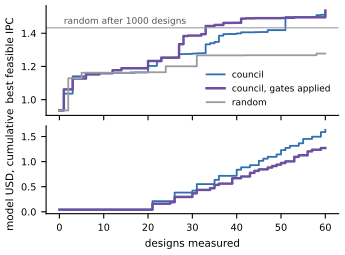

Write Python code to recreate this figure.
"""Figure: best feasible IPC against designs measured (council, gated council, random), and the
cumulative model spend of the two council arms, caps on, means over seeds. Reads the shipped
ledgers and per-call rows; writes fig_curves.pdf beside this file.
    ../.venv/bin/python fig_curves.py
"""
import glob
import importlib.util
import json
import os

import matplotlib
matplotlib.use("Agg")
import matplotlib.pyplot as pyplot

ROOT = os.path.dirname(os.path.dirname(os.path.abspath(__file__)))
LEDGERS = os.path.join(ROOT, "results", "ledgers", "lean")
CALLS = os.path.join(ROOT, "results", "vm2", "results", "llm_calls.jsonl")
specification = importlib.util.spec_from_file_location("ledger", os.path.join(ROOT, "council_loop", "chia_blocks", "chia", "trace", "ledger.py"))
ledger = importlib.util.module_from_spec(specification)
specification.loader.exec_module(ledger)

BUDGET = 60
ARMS = {"council": ("next_llama2_lean20_cap_council_s*.jsonl", "next-council-lean20_cap-s"),
        "council, gates applied": ("next_llama2_lean20_cap_apply_council_s*.jsonl", "next-council-lean20_cap_apply-s"),
        "random": ("llama2.c-llama2_7b.1_llama2_random_seed*.jsonl", None)}


def mean_curve(curves, length):
    """Mean over seeds at every index, each curve held at its last value past its end."""
    means = []
    for index in range(length + 1):
        values = []
        for curve in curves:
            values.append(curve[min(index, len(curve) - 1)])
        means.append(sum(values) / len(values))
    return means


calls_by_tag = {}
for line in open(CALLS):
    row = json.loads(line)
    calls_by_tag.setdefault(row["tag"], []).append(row)

best = {}
spend = {}
random_final = None
for arm in ARMS:
    pattern, tag_prefix = ARMS[arm]
    books = [ledger.Ledger(path, "ipc") for path in sorted(glob.glob(os.path.join(LEDGERS, pattern)))]
    curves = [book.best_so_far() for book in books]
    if arm == "random":
        random_final = sum(curve[1000] for curve in curves) / len(curves)
    best[arm] = mean_curve(curves, BUDGET)
    if tag_prefix is None:
        continue
    per_seed = []
    for seed, book in enumerate(books):
        usd_by_round = {}
        for row in calls_by_tag.get(tag_prefix + str(seed), []):
            usd_by_round[row["round"]] = usd_by_round.get(row["round"], 0.0) + row["cost_usd"]
        running = 0.0
        last_round = None
        cumulative = []
        for entry in book.rows:
            if entry["round"] != last_round:
                running += usd_by_round.get(entry["round"], 0.0)
                last_round = entry["round"]
            cumulative.append(running)
        per_seed.append(cumulative)
    spend[arm] = mean_curve(per_seed, BUDGET)

figure, (top, bottom) = pyplot.subplots(2, 1, figsize=(3.45, 2.55), sharex=True, gridspec_kw={"height_ratios": [1.25, 1]})
styles = {"council": ("#2F6FAF", 1.3), "council, gates applied": ("#6B4FA0", 1.8), "random": ("#9A9AA0", 1.3)}
for arm in ARMS:
    top.step(range(BUDGET + 1), best[arm], where="post", color=styles[arm][0], linewidth=styles[arm][1], label=arm)
top.axhline(random_final, color="#9A9AA0", linewidth=0.8)
top.text(1, random_final + 0.012, "random after 1000 designs", ha="left", va="bottom", fontsize=6.5, color="#555555")
top.set_ylabel("best feasible IPC", fontsize=7.5)
top.tick_params(labelsize=7)
top.legend(fontsize=6.5, frameon=False, loc="lower right")
for arm in spend:
    bottom.step(range(BUDGET + 1), spend[arm], where="post", color=styles[arm][0], linewidth=styles[arm][1])
bottom.set_ylabel("model USD, cumulative", fontsize=7.5)
bottom.set_xlabel("designs measured", fontsize=7.5)
bottom.tick_params(labelsize=7)
for axis in (top, bottom):
    axis.spines["top"].set_visible(False)
    axis.spines["right"].set_visible(False)
figure.tight_layout(pad=0.4)
figure.savefig(os.path.join(os.path.dirname(os.path.abspath(__file__)), "fig_curves.pdf"))
print("random after 1000: %.4f | council at 60: %.3f | applied at 60: %.3f | USD at 60: %.2f v %.2f" % (
    random_final, best["council"][BUDGET], best["council, gates applied"][BUDGET], spend["council"][BUDGET], spend["council, gates applied"][BUDGET]))
